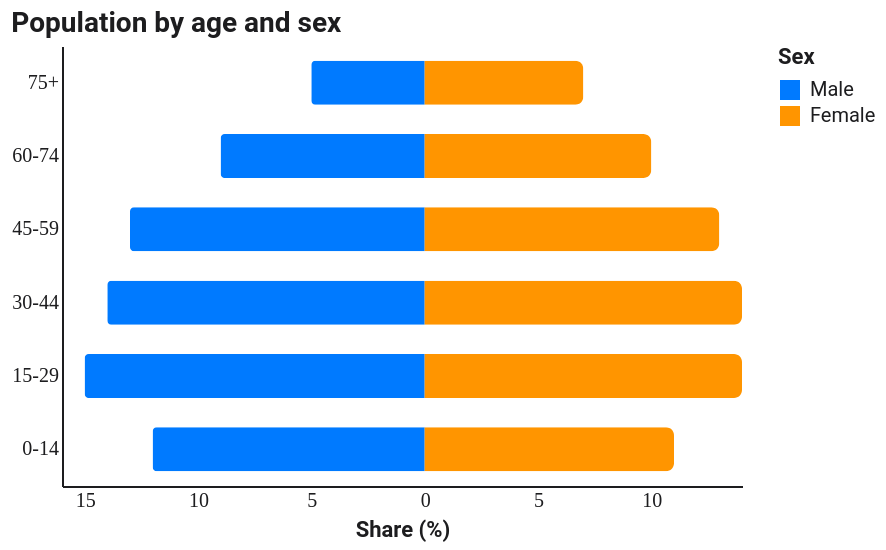

Source (Vega-Lite JSON):
### Vega-Lite specification from a JSON file in a GitHub repository (floating-point values rounded to 4 significant figures)
{"$schema": "https://vega.github.io/schema/vega-lite/v5.json", "config": {"background": "#FFFFFF", "font": "Roboto, Roboto Serif, Roboto Mono, system-ui, sans-serif", "view": {"stroke": null, "cornerRadius": 10}, "axis": {"domain": true, "domainColor": "#1D1D1F", "labelColor": "#1D1D1F", "titleColor": "#1D1D1F", "grid": false, "ticks": false, "labelFont": "Roboto Mono", "titleFont": "Roboto"}, "axisTop": {"domain": false, "domainColor": null, "labels": false, "ticks": false, "title": null}, "axisRight": {"domain": false, "domainColor": null, "labels": false, "ticks": false, "title": null}, "legend": {"titleFont": "Roboto", "labelFont": "Roboto", "labelColor": "#1D1D1F", "titleColor": "#1D1D1F"}, "title": {"font": "Roboto", "fontSize": 14, "color": "#1D1D1F", "subtitleFont": "Roboto", "subtitleColor": "#1D1D1F"}, "range": {"category": ["#FF3B30", "#FF9500", "#FFCC00", "#28CD41", "#79DBDC", "#007AFF", "#AF52DE", "#FF2D55"]}, "bar": {"cornerRadiusEnd": 4}, "line": {"strokeWidth": 2}, "point": {"filled": true, "size": 40}}, "width": 340, "height": 220, "title": {"text": "Population by age and sex", "anchor": "start"}, "data": {"values": [{"age": "0-14", "sex": "Male", "pct": -12}, {"age": "0-14", "sex": "Female", "pct": 11}, {"age": "15-29", "sex": "Male", "pct": -15}, {"age": "15-29", "sex": "Female", "pct": 14}, {"age": "30-44", "sex": "Male", "pct": -14}, {"age": "30-44", "sex": "Female", "pct": 14}, {"age": "45-59", "sex": "Male", "pct": -13}, {"age": "45-59", "sex": "Female", "pct": 13}, {"age": "60-74", "sex": "Male", "pct": -9}, {"age": "60-74", "sex": "Female", "pct": 10}, {"age": "75+", "sex": "Male", "pct": -5}, {"age": "75+", "sex": "Female", "pct": 7}]}, "mark": {"type": "bar", "cornerRadius": 2, "height": 22}, "encoding": {"y": {"field": "age", "type": "nominal", "sort": ["75+", "60-74", "45-59", "30-44", "15-29", "0-14"], "axis": {"title": null}}, "x": {"field": "pct", "type": "quantitative", "axis": {"title": "Share (%)", "labelExpr": "abs(datum.value)"}}, "color": {"field": "sex", "type": "nominal", "scale": {"domain": ["Male", "Female"], "range": ["#007AFF", "#FF9500"]}, "legend": {"title": "Sex"}}}}
